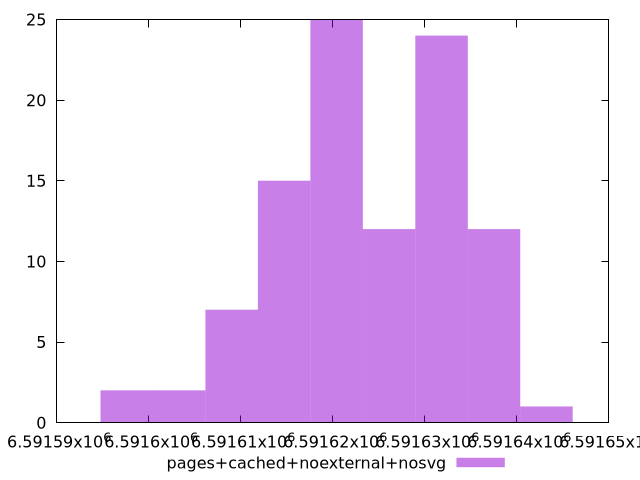

Source code (gnuplot):
$_pagesCachedNoexternalNosvg <<EOF
6591626.119893959 12
6591637.5193481995 12
6591631.81962108 24
6591620.420166839 25
6591614.720439718 15
6591597.621258357 2
6591609.020712598 7
6591643.21907532 1
6591603.320985477 2
EOF
set key outside below
set terminal pngcairo
set output "report_00006_2020-11-02T20-21-41.718Z/total-byte-weight/pages+cached+noexternal+nosvg//raw_hist.png"
set yrange [0:25]
set boxwidth 5.6997271203711595
set style fill transparent solid 0.5 noborder
plot $_pagesCachedNoexternalNosvg title "pages+cached+noexternal+nosvg" with boxes ,
